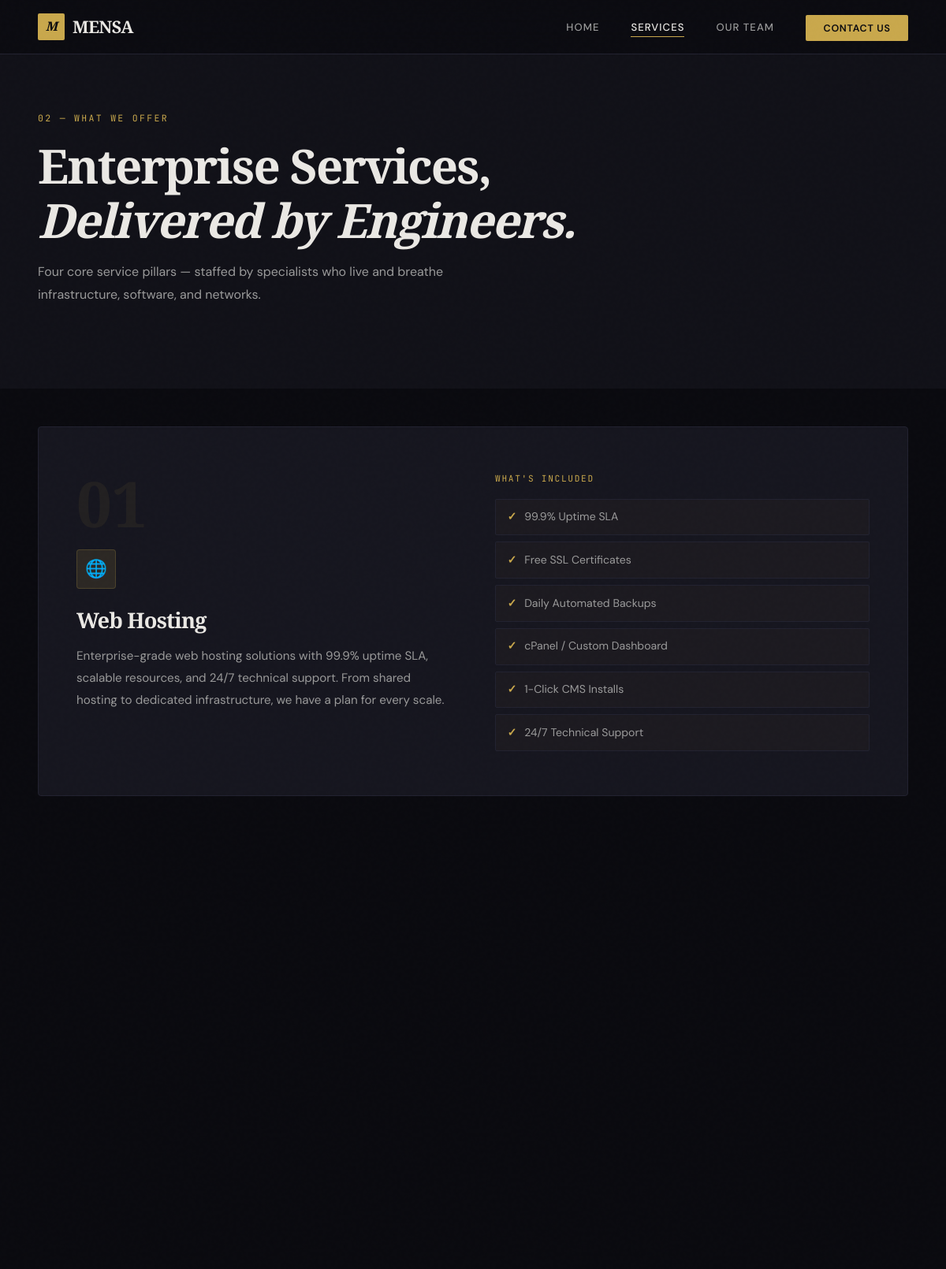
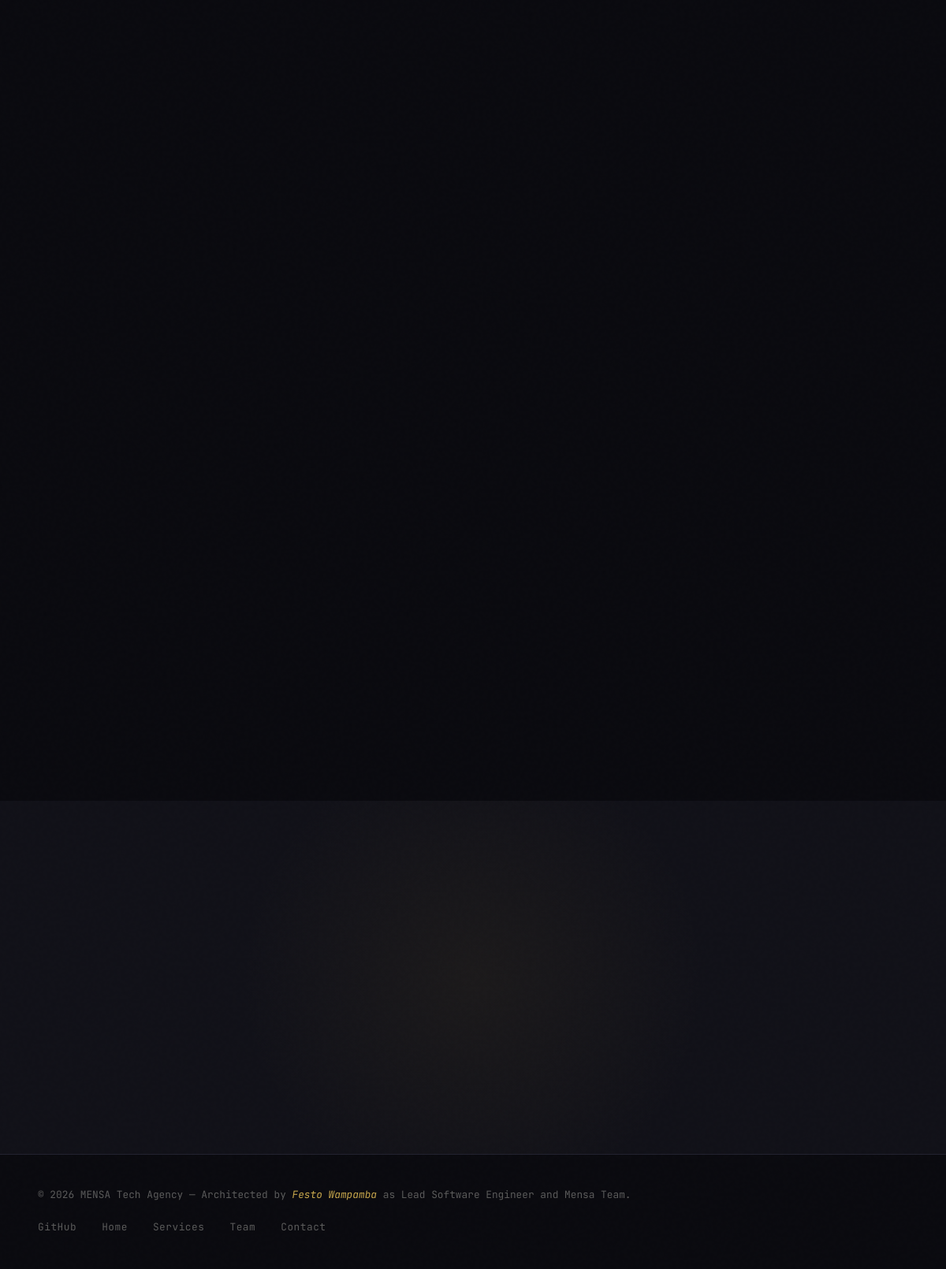
/services.php, run on the app's committed database (2 pictures, top to bottom).
### tables this page shows
CREATE TABLE IF NOT EXISTS services (
    id          INT          UNSIGNED AUTO_INCREMENT PRIMARY KEY,
    title       VARCHAR(120) NOT NULL,
    slug        VARCHAR(120) NOT NULL UNIQUE,
    icon        VARCHAR(60)  NOT NULL,
    description TEXT         NOT NULL,
    features    JSON                  DEFAULT NULL,
    sort_order  TINYINT      NOT NULL DEFAULT 0,
    created_at  TIMESTAMP    NOT NULL DEFAULT CURRENT_TIMESTAMP
);

### www/services.php (the view, shortened to what this page needs)
<?php
$services = [];
try {
    $pdo      = getDbConnection();
    $stmt     = $pdo->query('SELECT * FROM services ORDER BY sort_order ASC');
    $services = $stmt->fetchAll();
} catch (RuntimeException $e) {
    $dbError = $e->getMessage();
}
?>
<!DOCTYPE html>
<html lang="en">
<head>
  <link rel="stylesheet" href="assets/css/style.css" />
</head>
<body>
<nav class="navbar" id="navbar">
  <div class="navbar-inner">
    <a href="index.php" class="navbar-logo">
      <div class="logo-mark">M</div>
      MENSA
    </a>
    <ul class="navbar-links" id="navLinks">
      <li><a href="index.php">Home</a></li>
      <li><a href="services.php" class="active">Services</a></li>
      <li><a href="team.php">Our Team</a></li>
      <li><a href="contact.php" class="btn-nav">Contact Us</a></li>
    </ul>
  </div>
</nav>
<section class="section" style="padding-top:140px; padding-bottom:3rem; background:var(--bg-secondary);">
  <div class="container">
    <div class="reveal">
      <span class="section-eyebrow">02 — What We Offer</span>
      <h1 class="section-title" style="font-size:clamp(2.4rem,5vw,3.8rem);">
        Enterprise Services,<br><em>Delivered by Engineers.</em>
      </h1>
      <p class="section-subtitle">
        Four core service pillars — staffed by specialists who live and breathe
        infrastructure, software, and networks.
      </p>
    </div>
  </div>
</section>
<section class="section" style="padding-top:3rem;">
  <div class="container">
    <?php if (!empty($services)): ?>
      <div style="display:flex; flex-direction:column; gap:2rem;">
        <?php foreach ($services as $i => $svc): ?>
          <?php $features = json_decode($svc['features'] ?? '[]', true) ?? []; ?>
          <article class="service-full reveal">
            <div>
              <div class="service-num"><?= str_pad((string)($i + 1), 2, '0', STR_PAD_LEFT) ?></div>
              <div class="service-icon" style="margin-bottom:1.5rem;"><?= htmlspecialchars($svc['icon']) ?></div>
              <h2 style="font-family:var(--font-display);font-size:1.7rem;font-weight:700;letter-spacing:-0.03em;margin-bottom:1rem;">
                <?= htmlspecialchars($svc['title']) ?>
              </h2>
              <p style="color:var(--text-secondary);font-size:0.95rem;line-height:1.85;">
                <?= htmlspecialchars($svc['description']) ?>
              </p>
            </div>
            <div>
              <?php if (!empty($features)): ?>
                <p class="features-label">What's Included</p>
                <ul class="features-list">
                  <?php foreach ($features as $f): ?>
                    <li><?= htmlspecialchars($f) ?></li>
                  <?php endforeach; ?>
                </ul>
              <?php endif; ?>
            </div>
          </article>
        <?php endforeach; ?>
      </div>
    <?php endif; ?>
  </div>
</section>
<section class="cta-section">
  <div class="container">
  </div>
</section>
<footer>
  <div class="footer-inner">
    <p class="footer-copy">
      &copy; <?= date('Y') ?> MENSA Tech Agency &mdash;
      Architected by <span class="accent-name">Festo Wampamba</span>
      as Lead Software Engineer and Mensa Team.
    </p>
    <ul class="footer-links">
      <li><a href="https://github.com/Festo-Wampamba" target="_blank" rel="noopener">GitHub</a></li>
      <li><a href="index.php">Home</a></li>
      <li><a href="services.php">Services</a></li>
      <li><a href="team.php">Team</a></li>
      <li><a href="contact.php">Contact</a></li>
    </ul>
  </div>
</footer>
</body>
</html>

### data on the page
services: icon "🌐", title "Web Hosting", description "Enterprise-grade web hosting solutions with 99.9% uptime SLA, scalable resources, and 24/7 technical support. From shared hosting to dedicated infrastructure, we have a plan for every scale.", features "99.9% Uptime SLA", features "Free SSL Certificates", features "Daily Automated Backups", features "cPanel / Custom Dashboard", features "1-Click CMS Installs", features "24/7 Technical Support"
